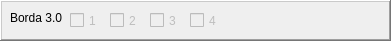
      <widget class="QFrame" name="frame_9">
       <property name="geometry">
        <rect>
         <x>5</x>
         <y>160</y>
         <width>391</width>
         <height>41</height>
        </rect>
       </property>
       <property name="frameShape">
        <enum>QFrame::WinPanel</enum>
       </property>
       <property name="frameShadow">
        <enum>QFrame::Raised</enum>
       </property>
       <widget class="QCheckBox" name="cb301">
        <property name="enabled">
         <bool>false</bool>
        </property>
        <property name="geometry">
         <rect>
          <x>70</x>
          <y>10</y>
          <width>41</width>
          <height>21</height>
         </rect>
        </property>
        <property name="text">
         <string>1</string>
        </property>
       </widget>
       <widget class="QCheckBox" name="cb302">
        <property name="enabled">
         <bool>false</bool>
        </property>
        <property name="geometry">
         <rect>
          <x>110</x>
          <y>10</y>
          <width>41</width>
          <height>21</height>
         </rect>
        </property>
        <property name="text">
         <string>2</string>
        </property>
       </widget>
       <widget class="QLabel" name="label_12">
        <property name="geometry">
         <rect>
          <x>10</x>
          <y>10</y>
          <width>58</width>
          <height>16</height>
         </rect>
        </property>
        <property name="text">
         <string>Borda 3.0</string>
        </property>
       </widget>
       <widget class="QCheckBox" name="cb303">
        <property name="enabled">
         <bool>false</bool>
        </property>
        <property name="geometry">
         <rect>
          <x>150</x>
          <y>10</y>
          <width>41</width>
          <height>21</height>
         </rect>
        </property>
        <property name="text">
         <string>3</string>
        </property>
       </widget>
       <widget class="QCheckBox" name="cb304">
        <property name="enabled">
         <bool>false</bool>
        </property>
        <property name="geometry">
         <rect>
          <x>190</x>
          <y>10</y>
          <width>41</width>
          <height>21</height>
         </rect>
        </property>
        <property name="text">
         <string>4</string>
        </property>
       </widget>
      </widget>
